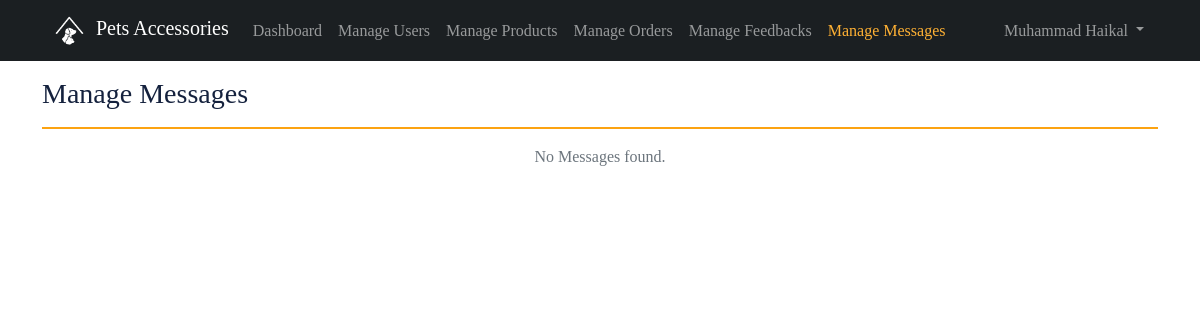
The app's page /petaccesories/manageMessages.php (signed in), older data.
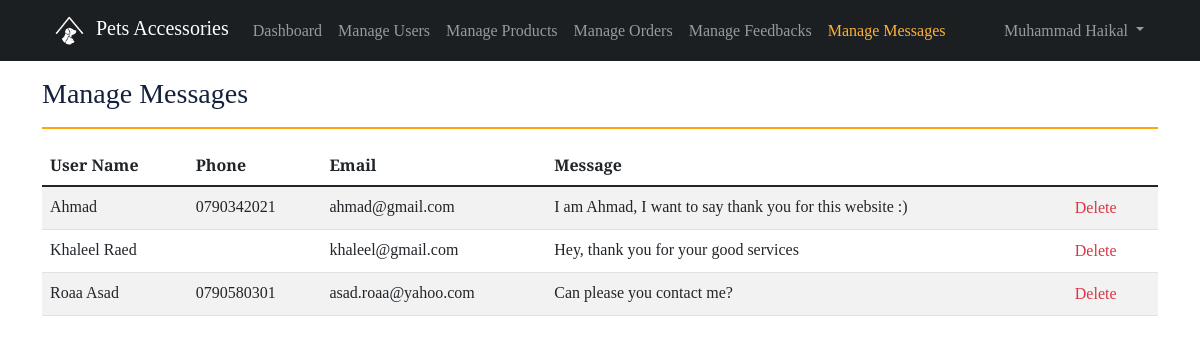
The same page, newer data.
### tables this page shows
CREATE TABLE IF NOT EXISTS `user` (
  `id` int(11) NOT NULL AUTO_INCREMENT,
  `is_admin` tinyint(1) DEFAULT '0',
  `first_name` varchar(30) NOT NULL,
  `last_name` varchar(30) NOT NULL,
  `email` varchar(50) NOT NULL,
  `phone` varchar(20) NOT NULL,
  `password` varchar(50) NOT NULL,
  `created_at` timestamp NOT NULL DEFAULT CURRENT_TIMESTAMP,
  PRIMARY KEY (`id`),
  UNIQUE KEY `UNIQUE` (`email`) USING BTREE
);

CREATE TABLE IF NOT EXISTS `message` (
  `id` int(11) NOT NULL AUTO_INCREMENT,
  `name` varchar(40) NOT NULL,
  `phone` varchar(20) DEFAULT NULL,
  `email` varchar(50) NOT NULL,
  `message` text NOT NULL,
  PRIMARY KEY (`id`)
);

### petaccesories/modules/Admin.php (called while the page is built, shortened)
<?php
class Admin extends User
{
  public static function check()
  {
    if (isset($_SESSION['admin_id'])) {
      return true;
    } else {
      return false;
    }
  }
  public static function getAdminFullName()
  {
    $admin = self::getAdmin()[0];
    return $admin['first_name'] . " " . $admin['last_name'];
  }
  public static function getAdmin()
  {
    return self::getQueryResults("SELECT * FROM `user` WHERE  `id` = {$_SESSION['admin_id']}");
  }
}

### petaccesories/modules/DB.php (called while the page is built, shortened)
<?php
class DB
{
  protected static $servername;
  protected static $username;
  protected static $password;
  protected static $dbname;
  protected static function connect()
  {
    self::$servername = "localhost";
    self::$username = "root";
    self::$password = "";
    self::$dbname = "petaccessories";
    $conn = new mysqli(self::$servername, self::$username, self::$password, self::$dbname);
    return $conn;
  }
  protected static function getQueryResults($sql){
    $result = mysqli_query(self::connect(), $sql);
    return mysqli_fetch_all($result, MYSQLI_ASSOC);
  }
}

### petaccesories/modules/Message.php (called while the page is built, shortened)
<?php
class Message extends DB
{
    public static function viewAll()
    {
        return self::getQueryResults("SELECT * FROM `message`");
    }
}

### petaccesories/manageMessages.php (the view, shortened to what this page needs)
<?php
$messages = Message::viewAll();
?>
<!DOCTYPE html>
<html lang="en" dir="auto">
<?php include('./templates/head.php') ?>
<body>
    <?php include('./templates/adminNav.php') ?>
    <div class="container py-3">
        <h3 class="mb-0">Manage Messages</h3>
        <hr class="myCustomHr">
        <div style="width: 100%; overflow-x: auto;" class="mb-3">
            <table class="table table-striped table-hover">
                <?php if (!empty($messages)) : ?>
                    <thead>
                        <tr>
                            <th>User Name</th>
                            <th>Phone</th>
                            <th>Email</th>
                            <th>Message</th>
                        </tr>
                    </thead>
                    <tbody>
                        <?php foreach ($messages as $message) : ?>
                            <tr>
                                <td><?= $message['name'] ?></td>
                                <td><?= $message['phone'] ?></td>
                                <td><?= $message['email'] ?></td>
                                <td><?= $message['message'] ?></td>
                                <td>
                                    <form style="width: fit-content;" method="post" action="<?php echo $_SERVER['PHP_SELF']; ?>">
                                        <button name="deleteMessage" onclick="return confirm('Are you sure to delete this message?')" type="submit" class="link-danger bg-transparent border-0">Delete</button>
                                    </form>
                                </td>
                            </tr>
                        <?php endforeach ?>
                    </tbody>
                <?php else : ?>
                    <p class="text-muted text-center">No Messages found.</p>
                <?php endif ?>
            </table>
        </div>
    </div>
</body>
</html>

### petaccesories/templates/head.php (shortened to what this page needs)
<head>
    <link rel="stylesheet" type="text/css" href="./sass/root.css">
</head>

### petaccesories/templates/adminNav.php (shortened to what this page needs)
<?php
    $currentPage = basename($_SERVER['PHP_SELF']);
?>
<nav class="navbar navbar-expand-md navbar-dark bg-dark sticky-top">
        <div class="container-fluid pe-md-5 ps-md-5">
            <a class="navbar-brand" href="index.php">
                <img src="./img/logo.png" class="mx-1 " style="width: 35px; height: 35px;" alt="Logo">
                Pets Accessories
            </a>
            <div class="collapse navbar-collapse" id="navbarNavDropdown">
                <ul class="navbar-nav">
                    <li class="nav-item">
                        <a class="nav-link <?php if ($currentPage == 'dashboard.php') {echo "active";}?>" href="./dashboard.php">Dashboard</a>
                    </li>
                    <li class="nav-item">
                        <a class="nav-link <?php if ($currentPage == 'manageUsers.php') {echo "active";}?>" href="./manageUsers.php">Manage Users</a>
                    </li>
                    <li class="nav-item">
                        <a class="nav-link <?php if ($currentPage == 'manageProducts.php') {echo "active";}?>" href="./manageProducts.php">Manage Products</a>
                    </li>
                    <li class="nav-item">
                        <a class="nav-link <?php if ($currentPage == 'manageOrders.php') {echo "active";}?>" href="./manageOrders.php">Manage Orders</a>
                    </li>
                    <li class="nav-item">
                        <a class="nav-link <?php if ($currentPage == 'manageFeedbacks.php') {echo "active";}?>" href="./manageFeedbacks.php">Manage Feedbacks</a>
                    </li>
                    <li class="nav-item">
                        <a class="nav-link <?php if ($currentPage == 'manageMessages.php') {echo "active";}?>" href="./manageMessages.php">Manage Messages</a>
                    </li>
                </ul>
                <?php if (Admin::check()) : ?>
                    <ul class="navbar-nav ms-auto">
                        <li class="nav-item dropdown">
                            <a class="nav-link dropdown-toggle" href="#" role="button" data-bs-toggle="dropdown" aria-expanded="false">
                                <?php echo Admin::getAdminFullName() ?>
                            </a>
                        </li>
                    </ul>
                <?php endif; ?>
            </div>
        </div>
    </nav>

Row changes from the older to the newer data that the page shows:
added message: name "Ahmad", phone "0790342021", email "ahmad@gmail.com", message "I am Ahmad, I want to say thank you for this website :)"
added message: name "Khaleel Raed", email "khaleel@gmail.com", message "Hey, thank you for your good services"
added message: name "Roaa Asad", phone "0790580301", email "asad.roaa@yahoo.com", message "Can please you contact me?"
Text that changed along with them:
text no longer shown: "No Messages found."
text now shown: "User Name Phone Email Message"
